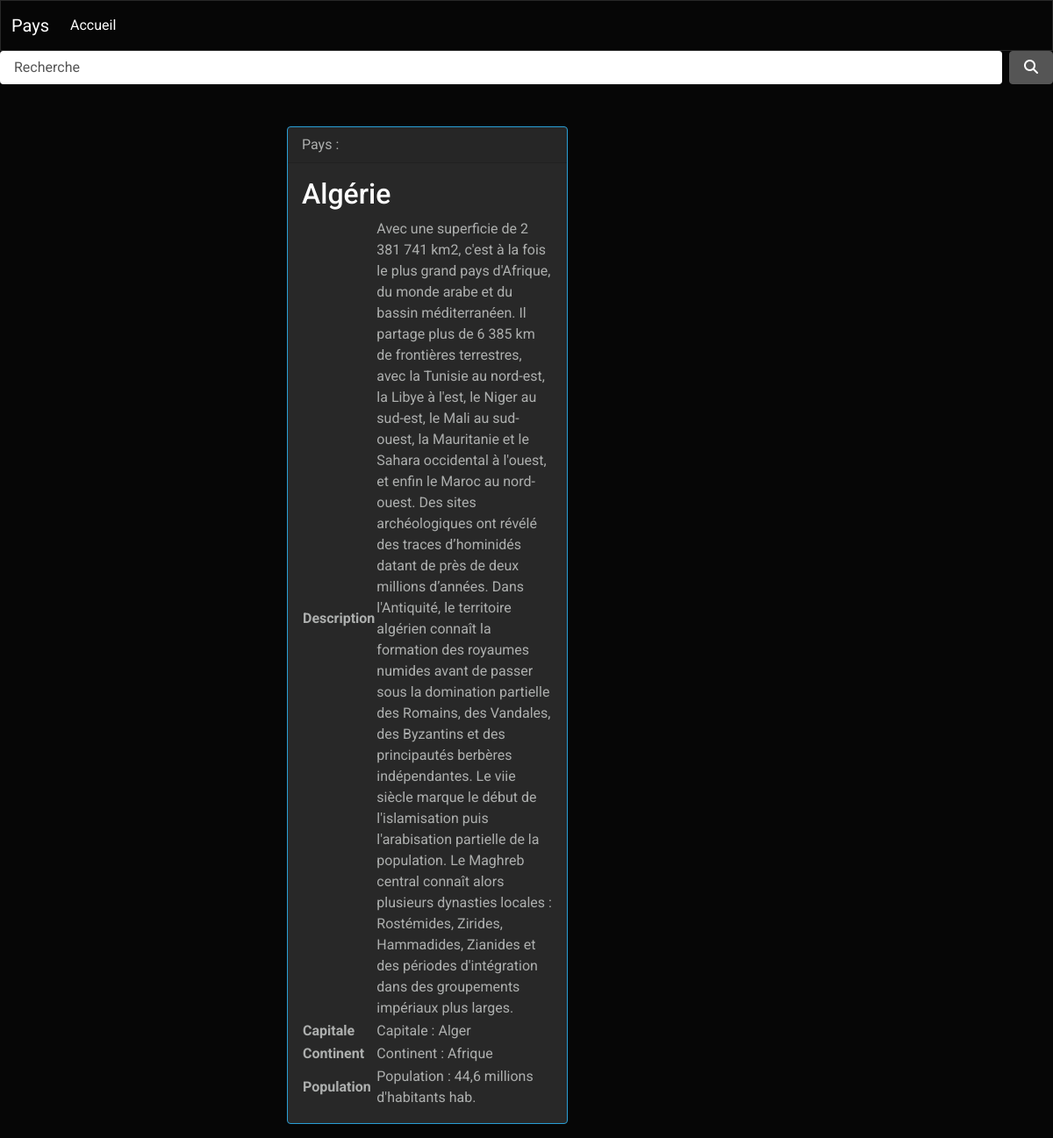
/element.php?search=Algérie, run on the app's committed database.
### tables this page shows
CREATE TABLE IF NOT EXISTS `voyages` (
  `name` varchar(255) NOT NULL,
  `description` text NOT NULL,
  `id` int(11) NOT NULL AUTO_INCREMENT,
  `capitalcity` varchar(255) NOT NULL,
  `continent` varchar(255) NOT NULL,
  `population` varchar(255) NOT NULL,
  PRIMARY KEY (`id`)
);

### element.php (the view, shortened to what this page needs)
<?php
require_once('data/dbh.php');
$search = htmlspecialchars($_GET['search']);
$query = $conn->prepare("SELECT * FROM `voyages` WHERE name = :search;");
$query->execute([':search' => $search]);
$result = $query->fetchAll(PDO::FETCH_ASSOC);
include 'header.php';
?>
<main class="container mt-5">
    <section class="row">
        <div class="col-md-6 m-auto">
            <div class="card border-primary mb-3" style="max-width: 20rem;">
                <div class="card-header">Pays :</div>
                <div class="card-body">
                    <h4 class="card-title"><?= $result[0]['name'] ?></h4>
                    <table>
                        <tbody>
                            <tr>
                                <th scope="row">Description</td>
                                <td class="text-right"><?= $result[0]['description'] ?></td>
                            </tr>
                            <tr>
                                <th scope="row">Capitale</td>
                                <td class="text-right"><?= $result[0]['capitalcity'] ?></td>
                            </tr>
                            <tr>
                                <th scope="row">Continent</td>
                                <td class="text-right"><?= $result[0]['continent'] ?></td>
                            </tr>
                            <tr>
                                <th scope="row">Population </td>
                                <td class="text-right"><?= $result[0]['population'] ?> hab.</td>
                            </tr>
                        </tbody>
                    </table>
                </div>
            </div>
        </div>
    </section>
</main>
</body>
</html>

### data on the page
voyages: name "Algérie", description "Avec une superficie de 2 381 741 km2, c'est à la fois le plus grand pays d'Afrique, du monde arabe et du bassin méditerranéen. Il partage plus de 6 385 km de frontières terrestres, avec la Tunisie au nord-est, la Libye à l'est, le Niger au sud-est, le Mali au sud-ouest, la Mauritanie et le Sahara occidental à l'ouest, et enfin le Maroc au nord-ouest. Des sites archéologiques ont révélé des traces d’hominidés datant de près de deux millions d’années. Dans l'Antiquité, le territoire algérien connaît la formation des royaumes numides avant de passer sous la domination partielle des Romains, des Vandales, des Byzantins et des principautés berbères indépendantes. Le viie siècle marque le début…", capitalcity "Capitale : Alger", continent "Continent : Afrique", population "Population : 44,6 millions d'habitants"
